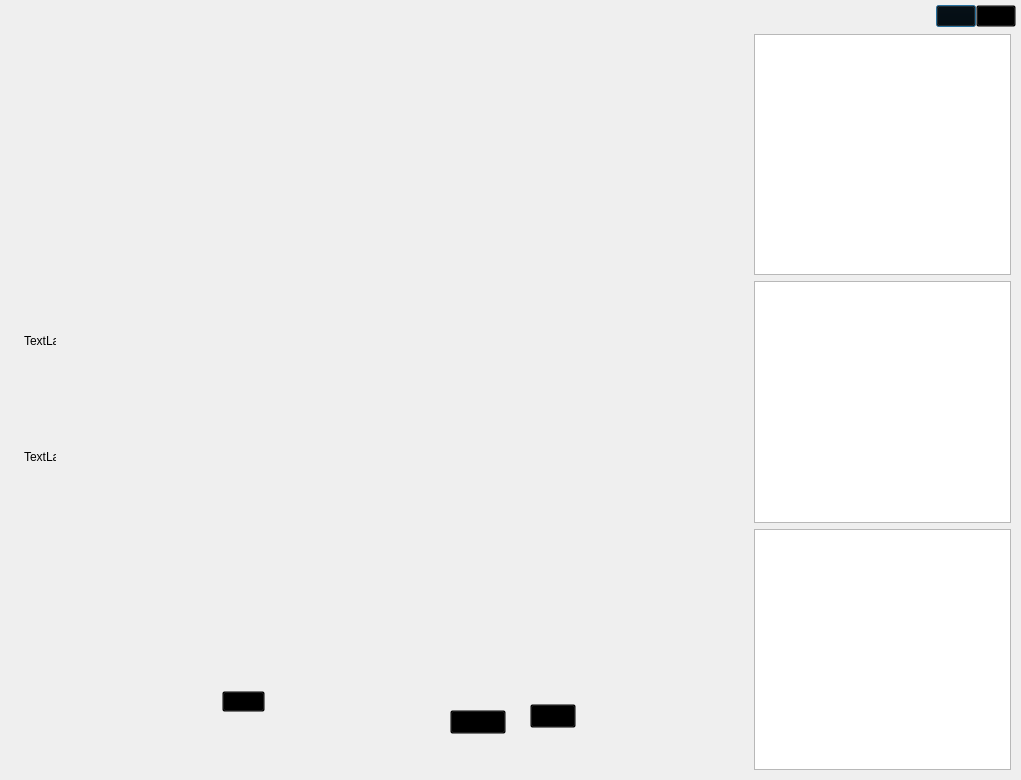
<?xml version="1.0" encoding="UTF-8"?>
<ui version="4.0">
 <class>play_window</class>
 <widget class="QDialog" name="play_window">
  <property name="geometry">
   <rect>
    <x>0</x>
    <y>0</y>
    <width>1021</width>
    <height>780</height>
   </rect>
  </property>
  <property name="windowTitle">
   <string>Dialog</string>
  </property>
  <property name="styleSheet">
   <string notr="true"/>
  </property>
  <layout class="QVBoxLayout" name="verticalLayout">
   <property name="spacing">
    <number>2</number>
   </property>
   <property name="margin">
    <number>5</number>
   </property>
   <item>
    <layout class="QHBoxLayout" name="horizontalLayout">
     <property name="spacing">
      <number>0</number>
     </property>
     <item>
      <spacer name="horizontalSpacer">
       <property name="orientation">
        <enum>Qt::Horizontal</enum>
       </property>
       <property name="sizeHint" stdset="0">
        <size>
         <width>40</width>
         <height>20</height>
        </size>
       </property>
      </spacer>
     </item>
     <item>
      <widget class="QPushButton" name="min_btn">
       <property name="minimumSize">
        <size>
         <width>27</width>
         <height>22</height>
        </size>
       </property>
       <property name="styleSheet">
        <string notr="true">QPushButton#min_btn{
border-image: url(:/img/min.png);
background-color: transparent;
}
QPushButton#min_btn::hover{
background-image: url(:/img/min_hover.png);
background-color: transparent;
}

QPushButton#min_btn::pressed{
background-image: url(:/img/min_pressed.png);
background-color: transparent;
}
</string>
       </property>
       <property name="text">
        <string/>
       </property>
      </widget>
     </item>
     <item>
      <widget class="QPushButton" name="close_btn">
       <property name="minimumSize">
        <size>
         <width>27</width>
         <height>22</height>
        </size>
       </property>
       <property name="styleSheet">
        <string notr="true">QPushButton{
border-image: url(:/img/close.png);
background-color: transparent;
}
QPushButton::hover{
background-image: url(:/img/close_hover.png);
background-color: transparent;
}

QPushButton::pressed{
background-image: url(:/img/close_pressed.png);
background-color: transparent;
}
</string>
       </property>
       <property name="text">
        <string/>
       </property>
      </widget>
     </item>
    </layout>
   </item>
   <item>
    <layout class="QHBoxLayout" name="horizontalLayout_2">
     <property name="spacing">
      <number>0</number>
     </property>
     <property name="leftMargin">
      <number>5</number>
     </property>
     <property name="rightMargin">
      <number>5</number>
     </property>
     <item>
      <widget class="QWidget" name="board" native="true">
       <property name="minimumSize">
        <size>
         <width>739</width>
         <height>735</height>
        </size>
       </property>
       <property name="maximumSize">
        <size>
         <width>739</width>
         <height>735</height>
        </size>
       </property>
       <property name="styleSheet">
        <string notr="true">QWidget{
background-image: url(:/img/2063.bmp);
}
</string>
       </property>
       <widget class="QWidget" name="player_top" native="true">
        <property name="geometry">
         <rect>
          <x>4</x>
          <y>101</y>
          <width>191</width>
          <height>262</height>
         </rect>
        </property>
        <property name="minimumSize">
         <size>
          <width>191</width>
          <height>262</height>
         </size>
        </property>
        <property name="styleSheet">
         <string notr="true">background-image: url(:/img/2083.bmp);</string>
        </property>
        <widget class="QLabel" name="label">
         <property name="geometry">
          <rect>
           <x>10</x>
           <y>190</y>
           <width>32</width>
           <height>31</height>
          </rect>
         </property>
         <property name="text">
          <string>TextLabel</string>
         </property>
        </widget>
       </widget>
       <widget class="QWidget" name="player_bottom" native="true">
        <property name="geometry">
         <rect>
          <x>4</x>
          <y>377</y>
          <width>191</width>
          <height>262</height>
         </rect>
        </property>
        <property name="minimumSize">
         <size>
          <width>191</width>
          <height>262</height>
         </size>
        </property>
        <property name="styleSheet">
         <string notr="true">background-image: url(:/img/2124.bmp);</string>
        </property>
        <widget class="QLabel" name="label_2">
         <property name="geometry">
          <rect>
           <x>10</x>
           <y>30</y>
           <width>32</width>
           <height>31</height>
          </rect>
         </property>
         <property name="text">
          <string>TextLabel</string>
         </property>
        </widget>
       </widget>
       <widget class="QPushButton" name="pushButton">
        <property name="geometry">
         <rect>
          <x>440</x>
          <y>676</y>
          <width>56</width>
          <height>24</height>
         </rect>
        </property>
        <property name="styleSheet">
         <string notr="true">QPushButton{
background-color:transparent;
border-image:url(:/img/2072.bmp) 0 112 0 0;
}
QPushButton:hover{
background-color:transparent;
border-image:url(:/img/2072.bmp) 0 56 0 56;
}
QPushButton:pressed{
background-color:transparent;
border-image:url(:/img/2072.bmp) 0 0 0 112;
}</string>
        </property>
        <property name="text">
         <string/>
        </property>
       </widget>
       <widget class="QPushButton" name="pushButton_3">
        <property name="geometry">
         <rect>
          <x>520</x>
          <y>670</y>
          <width>46</width>
          <height>24</height>
         </rect>
        </property>
        <property name="styleSheet">
         <string notr="true">QPushButton{
background-color:transparent;
border-image:url(:/img/2070.bmp) 0 92 0 0;
}
QPushButton:hover{
background-color:transparent;
border-image:url(:/img/2070.bmp) 0 46 0 46;
}
QPushButton:pressed{
background-color:transparent;
border-image:url(:/img/2070.bmp) 0 0 0 92;
}</string>
        </property>
        <property name="text">
         <string/>
        </property>
       </widget>
       <widget class="QPushButton" name="pushButton_4">
        <property name="geometry">
         <rect>
          <x>212</x>
          <y>657</y>
          <width>43</width>
          <height>21</height>
         </rect>
        </property>
        <property name="styleSheet">
         <string notr="true">QPushButton{
background-color:transparent;
border-image:url(:/img/2068.bmp) 0 86 0 0;
}
QPushButton:hover{
background-color:transparent;
border-image:url(:/img/2068.bmp) 0 43 0 43;
}
QPushButton:pressed{
background-color:transparent;
border-image:url(:/img/2068.bmp) 0 0 0 86;
}</string>
        </property>
        <property name="text">
         <string/>
        </property>
       </widget>
      </widget>
     </item>
     <item>
      <widget class="QWidget" name="widget_2" native="true">
       <layout class="QVBoxLayout" name="verticalLayout_2">
        <property name="leftMargin">
         <number>5</number>
        </property>
        <property name="topMargin">
         <number>5</number>
        </property>
        <property name="rightMargin">
         <number>0</number>
        </property>
        <property name="bottomMargin">
         <number>5</number>
        </property>
        <item>
         <widget class="QTextBrowser" name="textBrowser"/>
        </item>
        <item>
         <widget class="QTextBrowser" name="textBrowser_2"/>
        </item>
        <item>
         <widget class="QTextBrowser" name="textBrowser_3"/>
        </item>
       </layout>
      </widget>
     </item>
    </layout>
   </item>
  </layout>
 </widget>
 <resources>
  <include location="../../../img/img.qrc"/>
 </resources>
 <connections/>
</ui>
